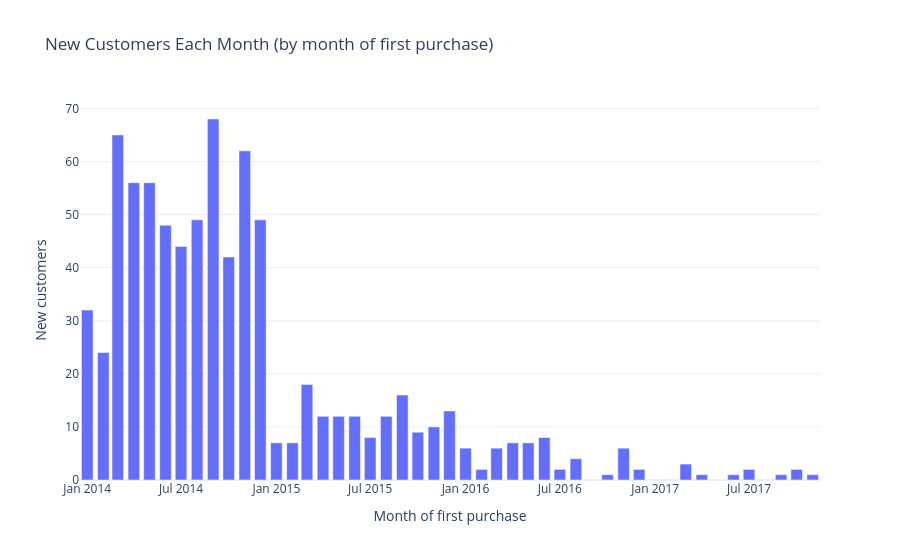

The cell this chart's notebook holds for it:
### Markdown cell above
# Part A: Cohort analysis

## 1. Define the cohorts
A **cohort** is a group of customers who made their first purchase in the same month. For each order we need three things:
- `order_month`: the month of the order
- `cohort_month`: the month of that customer's **first** order
- `period`: how many months after the first purchase this order happened (0 = the first month)

**Caveat:** the data starts in January 2014, so customers who first appear in 2014 may have bought from this company before the data begins. The 2014 cohorts are therefore partly "existing customers", not only new ones.

### Code cell
df["order_month"] = df["order_date"].dt.to_period("M")
df["cohort_month"] = df.groupby("customer_id")["order_month"].transform("min")
df["period"] = (df["order_month"] - df["cohort_month"]).apply(lambda x: x.n)
df["cohort_year"] = df["cohort_month"].dt.year
df["year"] = df["order_date"].dt.year

new_customers = (df.drop_duplicates("customer_id").groupby("cohort_month").size()
                   .rename("new_customers").reset_index())
new_customers["cohort_month"] = new_customers["cohort_month"].astype(str)

fig_new = px.bar(new_customers, x="cohort_month", y="new_customers",
                 title="New Customers Each Month (by month of first purchase)",
                 labels={"cohort_month": "Month of first purchase", "new_customers": "New customers"})
fig_new.show()

print("Total customers:", new_customers.new_customers.sum())
print(df.drop_duplicates("customer_id").groupby("cohort_year").size().rename("new customers per year"))

### Figure 1 — Plotly figure (JSON) as saved in the notebook; plotly's stock layout.template omitted (floating-point values rounded to 4 significant figures)
{"data": [{"hovertemplate": "Month of first purchase=%{x}<br>New customers=%{y}<extra></extra>", "legendgroup": "", "marker": {"color": "#636efa", "pattern": {"shape": ""}}, "name": "", "orientation": "v", "showlegend": false, "textposition": "auto", "type": "bar", "x": ["2014-01", "2014-02", "2014-03", "2014-04", "2014-05", "2014-06", "2014-07", "2014-08", "2014-09", "2014-10", "2014-11", "2014-12", "2015-01", "2015-02", "2015-03", "2015-04", "2015-05", "2015-06", "2015-07", "2015-08", "2015-09", "2015-10", "2015-11", "2015-12", "2016-01", "2016-02", "2016-03", "2016-04", "2016-05", "2016-06", "2016-07", "2016-08", "2016-10", "2016-11", "2016-12", "2017-03", "2017-04", "2017-06", "2017-07", "2017-09", "2017-10", "2017-11"], "xaxis": "x", "y": [32, 24, 65, 56, 56, 48, 44, 49, 68, 42, 62, 49, 7, 7, 18, 12, 12, 12, 8, 12, 16, 9, 10, 13, 6, 2, 6, 7, 7, 8, 2, 4, 1, 6, 2, 3, 1, 1, 2, 1, 2, 1], "yaxis": "y"}], "layout": {"barmode": "relative", "legend": {"tracegroupgap": 0}, "title": {"text": "New Customers Each Month (by month of first purchase)"}, "xaxis": {"anchor": "y", "domain": [0, 1], "title": {"text": "Month of first purchase"}}, "yaxis": {"anchor": "x", "domain": [0, 1], "title": {"text": "New customers"}}}}
